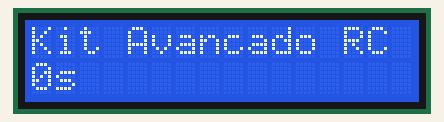
A sketch run on a simulated Arduino Uno, built with avr-gcc and run on an emulated ATmega328P. On the bench: 16×2 character LCD.

Above: at 0.1 s.
At 4.1 s:
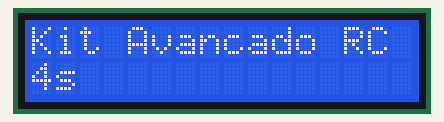
At 9.1 s:
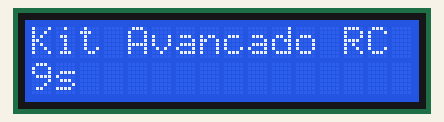
At 19.1 s:
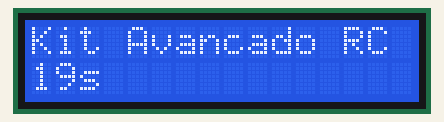
At 29.1 s:
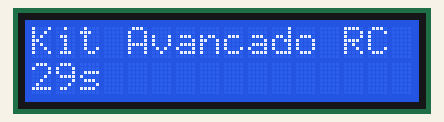
At 39.1 s:
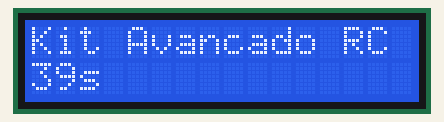

Measured:
- what the display in image 1 shows lasts 1.0 s, from 4.0 s to 5.0 s

The sketch:

lcdteste.ino
```cpp
#include <LiquidCrystal.h> // inclui a biblioteca para uso do Display LCD
// inicializa um objeto nos pinos para acesso as funções do LCD
const int RS = 7, EN = 6, D4 = 5, D5 = 4, D6 = 3, D7 = 2;
LiquidCrystal lcd(RS, EN, D4, D5, D6, D7);

void setup(){
  // Configura o LCD com os número de colunas e linhas
  lcd.begin(16, 2); // 16 colunas e 2 linhas

  // Limpa o LCD
  lcd.clear();

  // posiciona o cursor do LCD
  lcd.setCursor(0, 0); // (coluna 0, linha 0)
  lcd.print("Kit Avancado RC"); // Imprime mensagem
}

void loop(){
  // Calcula o tempo decorrido em segundos desde que o Arduino foi iniciado
  unsigned long tempo_decorrido = millis() / 1000; // ms -> s

  // Imprime no LCD
  lcd.setCursor(0, 1); // (coluna 0, linha 1)
  lcd.print(tempo_decorrido);
  lcd.print("s");
}
```
